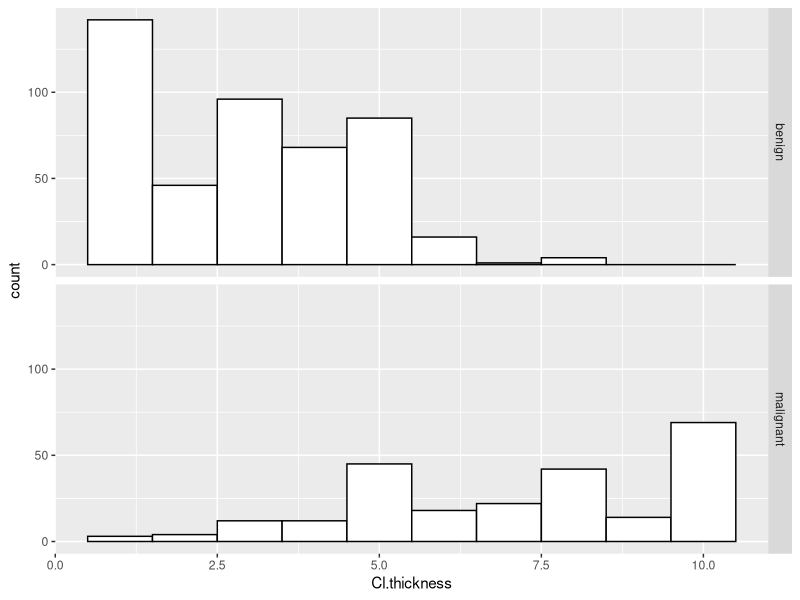

Source code (R): (Note: this script raises an error after producing the figure.)
## ---- chunk 1
knitr::opts_chunk$set(echo = TRUE)
library(mlbench)
library(ggplot2)
library(caret)
## ---- chunk 2
data(BreastCancer)
df <- BreastCancer
# convert input columns 2 to 10 from factor to numeric
for(i in 2:10) {
  df[,i] <- as.numeric(as.character(df[,i]))
}
summary(df)
## ---- chunk 3
ggplot(df, aes(x=Cl.thickness))+
       geom_histogram(color="black", fill="white", binwidth = 1)+
       facet_grid(Class ~ .)
## ---- chunk 4
# split the data into train and test and perform preprocessing
trainIndex <- createDataPartition(df$Class, p = .8, 
                                  list = FALSE, 
                                  times = 1)
df_train <- df[ trainIndex,]
df_test  <- df[-trainIndex,]
preProcValues <- preProcess(df_train, method = c("center", "scale", "medianImpute"))
df_train_transformed <- predict(preProcValues, df_train)

# train a model on df_train
fitControl <- trainControl(## 10-fold CV
  method = "repeatedcv",
  number = 10,
  ## repeated ten times
  repeats = 10,
  ## Estimate class probabilities
  classProbs = TRUE,
  ## Evaluate performance using 
  ## the following function
  summaryFunction = twoClassSummary)

set.seed(825)
gbmFit <- train(Class ~ ., data = df_train_transformed[,2:11], 
                method = "gbm", 
                trControl = fitControl,
                ## This last option is actually one
                ## for gbm() that passes through
                verbose = FALSE,
                metric = "ROC")
## ---- chunk 5
summary(gbmFit)
